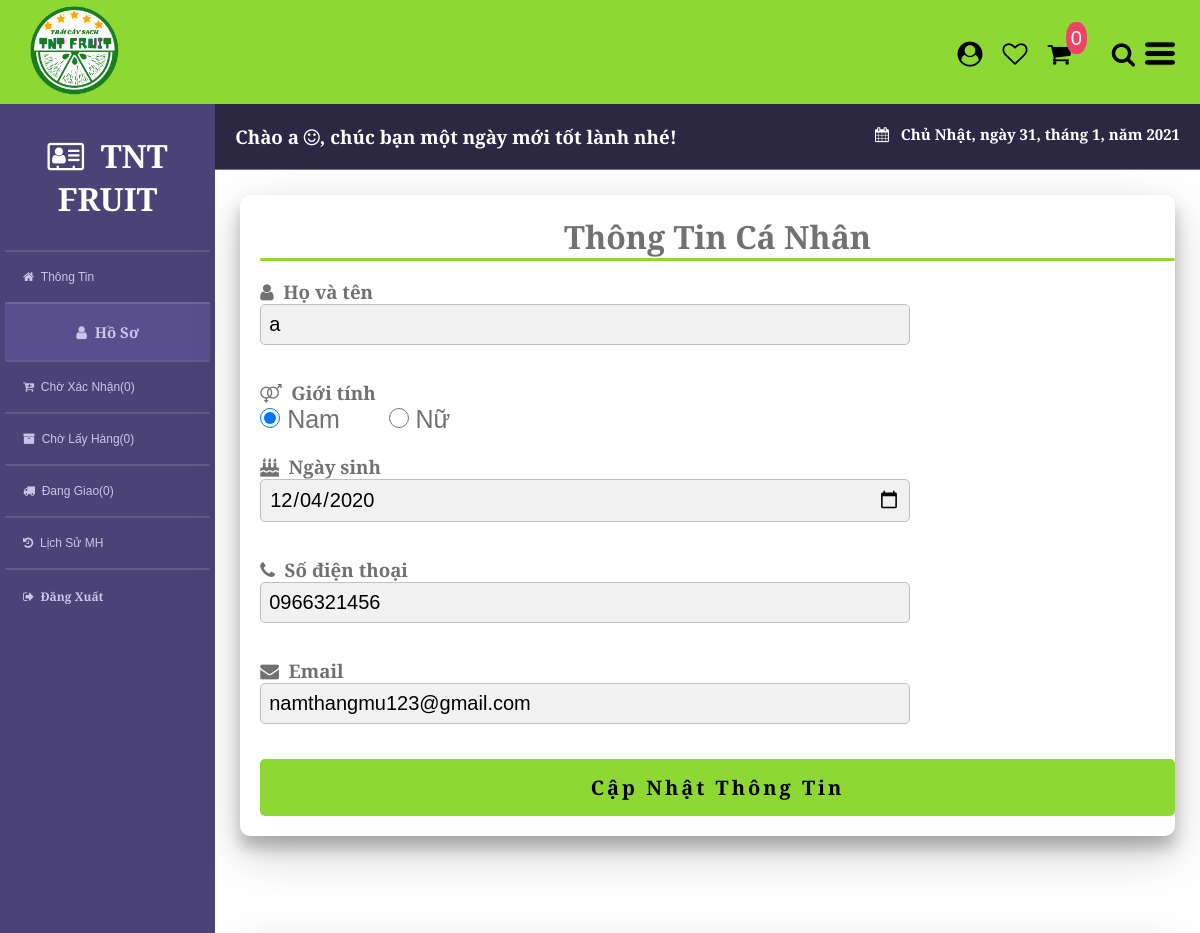
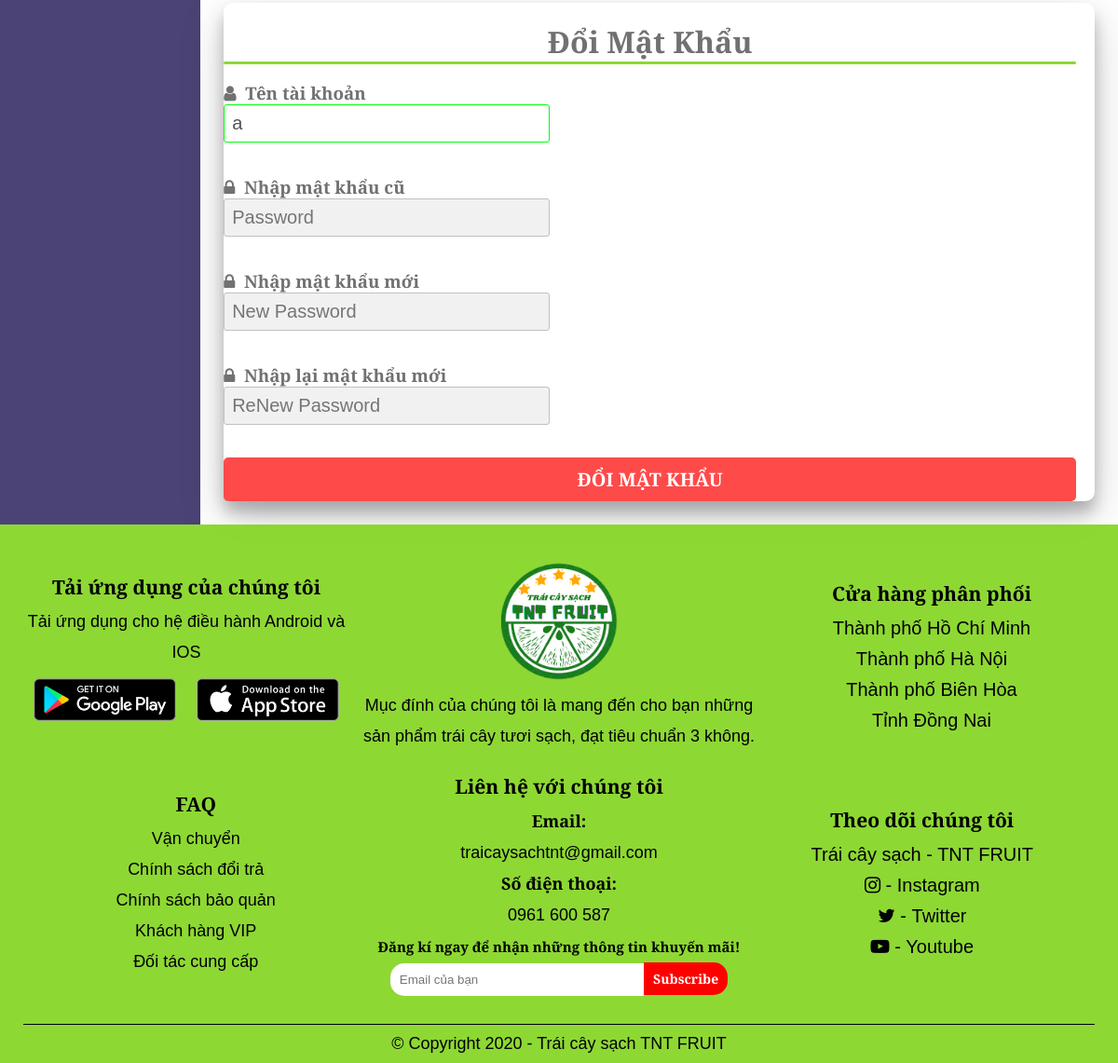
Page /CLIENT/HTML/Profile.php?action=user (signed in) on the committed database (2 pictures, top to bottom).
### tables this page shows
CREATE TABLE `accounts` (
  `Acc_ID` int(11) NOT NULL,
  `Acc_Username` varchar(100) NOT NULL,
  `Acc_Password` varchar(100) NOT NULL,
  `Acc_Role` varchar(100) NOT NULL,
  `Acc_Status` tinyint(1) NOT NULL DEFAULT 0,
  `Acc_Date` datetime NOT NULL DEFAULT current_timestamp(),
  `Cus_ID` int(11) DEFAULT NULL
);

CREATE TABLE `customer` (
  `Cus_ID` int(11) NOT NULL,
  `Cus_Name` varchar(100) NOT NULL,
  `Cus_BDay` date NOT NULL,
  `Cus_Gender` tinyint(1) NOT NULL,
  `Cus_Email` varchar(100) NOT NULL,
  `Cus_Phone` varchar(15) NOT NULL
);

### CLIENT/HTML/Profile_Functions/Profile_User.php (the view, shortened to what this page needs)
<?php
    if(isset($_SESSION['login']))
    {
        $Cus_Name = "";
        $Cus_BDay = "";
        $Cus_Gender = "";
        $Cus_Email = "";
        $Cus_Phone = "";
        $ID_Cus = $_SESSION['login']['Cus_ID'];
        $Acc_Username = $_SESSION['login']['Acc_Username'];
        $SQLuser = "SELECT * FROM `customer` JOIN `accounts` ON `customer`.`Cus_ID` = `accounts`.`Cus_ID` WHERE `accounts`.`Cus_ID` = '$ID_Cus'";
        $User = $con->query($SQLuser);
        if($User == true)
        {
            $row = $User->fetch_array();
            $Cus_Name = !empty($row['Cus_Name']) ? $row['Cus_Name'] : '';
            $Cus_BDay = !empty($row['Cus_BDay']) ? $row['Cus_BDay'] : '';
            $Cus_Gender = !empty($row['Cus_Gender']) ? $row['Cus_Gender'] : '';
            $Cus_Email = !empty($row['Cus_Email']) ? $row['Cus_Email'] : '';
            $Cus_Phone = !empty($row['Cus_Phone']) ? $row['Cus_Phone'] : '';
        }
        else
        {
            echo "Lỗi hệ thống!";
        }
?>
<div class="pf-user">
    <div class="cus-info">
        <h1>Thông Tin Cá Nhân</h1>
        <hr style="width: 100%; border: none; background-color: var(--Background_color); border-radius: 3px; height: 3px;">
        <br>
        <div id="load_form">
            <h3><i class="fa fa-user"></i> &nbsp;Họ và tên</h3>
            <input type="text" class="inputcus-info" name="Cus_Name" id="name" value="<?= $Cus_Name ?>" placeholder="Ex: Nguyễn Thị A" maxlength="100" required>
            <h3><i class="fa fa-venus-mars"></i> &nbsp;Giới tính</h3>
            <div class="input-gender">
                <input type="radio" name="Cus_Gender" value="1" <?php if($Cus_Gender == 1){echo "checked";} ?> required> <span> Nam</span> &nbsp; &nbsp; &nbsp;
                <input type="radio" name="Cus_Gender" value="0" <?php if($Cus_Gender == 0){echo "checked";} ?> required> <span> Nữ</span>
            </div>
            <h3><i class="fa fa-birthday-cake"></i> &nbsp;Ngày sinh</h3>
            <input type="date" class="inputcus-info" name="Cus_BDay" id="birthday" value="<?= $Cus_BDay ?>" min="1850-01-01" required>
            <h3><i class="fa fa-phone"></i> &nbsp;Số điện thoại</h3>
            <input type="tel" class="inputcus-info" name="Cus_Phone" id="tel" value="<?= $Cus_Phone ?>" placeholder="Ex: 0961234567" maxlength="15" required>
            <h3><i class="fa fa-envelope"></i> &nbsp;Email</h3>
            <input type="email" class="inputcus-info" name="Cus_Email" id="email" value="<?= $Cus_Email ?>" placeholder="Ex: abc123@gmail.com" maxlength="100" required>
        </div>
        <a id="open-popup-btn" class="btn-update" onclick="Update_Info()">Cập Nhật Thông Tin</a>
    </div>
    <div class="account-info">
        <h1>Đổi Mật Khẩu</h1>
        <hr style="width: 100%; border: none; background-color: var(--Background_color); border-radius: 3px; height: 3px;">
        <br>
        <form action="" method="POST">
            <h3><i class="fa fa-user"></i> &nbsp;Tên tài khoản</h3>
            <input type="text" style="border: 1px solid #03fc0f; background-color: #ffffff;" class="inputcus-acc" name="Acc_Username" id="username" value="<?= $Acc_Username ?>" placeholder="Ex: thangdeplam" maxlength="100" autocomplete="off" disabled="disabled">
            <br>
            <h3><i class="fa fa-lock"></i> &nbsp;Nhập mật khẩu cũ</h3>
            <input type="password" class="inputcus-acc" name="Acc_Password" id="oldpassword" placeholder="Password" maxlength="100" autocomplete="off" required>
            <br>
            <h3><i class="fa fa-lock"></i> &nbsp;Nhập mật khẩu mới</h3>
            <input type="password" class="inputcus-acc" name="Acc_NewPassword" id="newpassword" placeholder="New Password" maxlength="100" autocomplete="off" required>
            <h3><i class="fa fa-lock"></i> &nbsp;Nhập lại mật khẩu mới</h3>
            <input type="password" class="inputcus-acc" name="Acc_ReNewPassword" id="renewpassword" placeholder="ReNew Password" maxlength="100" autocomplete="off" required>
            <br>
            <input type="submit" style="width: 100%; color: #ffffff;" name="changepassword" value="Đổi Mật Khẩu">
        </form>
    </div>
</div>
<?php
    }
    else
    {
        header('Location: ./Login.php');
    }
?>

### CLIENT/CSS/style.css (style rules this page uses)
:root { --Background_color: rgba(130, 212, 30, 0.9); --Mau_nen_cho_btnExplore: #ffffff; --Star_rating: #ecc500; }
* { margin: 0px; padding: 0px; box-sizing: border-box; font-family: 'Merriweather Sans', sans-serif; }
html { scroll-behavior: smooth; }
a { text-decoration: none; }
input[type=submit] { position: relative; display: block; cursor: pointer; outline: none; border-radius: 5px; padding: 10px 18px; background-color: rgb(255, 74, 74); border: none; text-transform: uppercase; font-size: 20px; font-weight: bolder; transition: linear 0.4s; outline: none; }
.pf-user { display: flex; flex-wrap: wrap; justify-content: space-between; }
.pf-user .cus-info { background-color: #ffffff; border: none; border-radius: 10px; padding: 20px; box-shadow: 0 12px 16px 0 rgba(0,0,0,0.24), 0 17px 50px 0 rgba(0,0,0,0.19); }
.pf-user .account-info { background-color: #ffffff; border: none; border-radius: 10px; padding: 20px 20px 0px 20px; box-shadow: 0 12px 16px 0 rgba(0,0,0,0.24), 0 17px 50px 0 rgba(0,0,0,0.19); }
.pf-user .cus-info h1 { align-items: center; text-align: center; }
.pf-user .cus-info .inputcus-info { margin-bottom: 35px; font-size: 20px; width: 650px; background-color: rgb(241, 241, 241); border: 1px solid #c2bfbf; border-radius: 5px; padding: 8px; }
.pf-user .account-info h1 { align-items: center; text-align: center; }
.pf-user .account-info .inputcus-acc { margin-bottom: 35px; font-size: 20px; width: 350px; background-color: rgb(241, 241, 241); border: 1px solid #c2bfbf; border-radius: 3px; padding: 8px; }
.pf-user .input-gender { font-size: 25px; margin-bottom: 20px; }
.pf-user .input-gender input[type=radio] { cursor: pointer; width: 20px; height: 20px; }
.pf-user .btn-update { color: #000; position: relative; display: inline-block; cursor: pointer; border-radius: 5px; border: none; font-size: 20px; font-weight: bolder; outline: none; background-color: var(--Background_color); text-align: center; align-items: center; padding: 15px; letter-spacing: 3px; width: 100%; transition: linear 0.4s; }
@media only screen and (max-width: 1200px) { .pf-user { display: block; } }
@media only screen and (max-width: 1200px) { .pf-user .cus-info { padding-right: 0px; margin-bottom: 100px; } }
@media only screen and (max-width: 1200px) { .pf-user .account-info { padding-left: 0px; } }

### rows in the picture
accounts: Cus_Name "a", Cus_BDay "12/04/2020", Cus_Phone "0966321456", Cus_Email "namthangmu123@gmail.com"
customer: Cus_Gender "☑"

### other values in the picture
$number_cart "0"
$_SESSION['login']['Acc_Username'] "a"
$thu[$thutrongtuan] "Chủ Nhật"
$date['mday'] "31"
$date['mon'] "1"
$date['year'] "2021"
